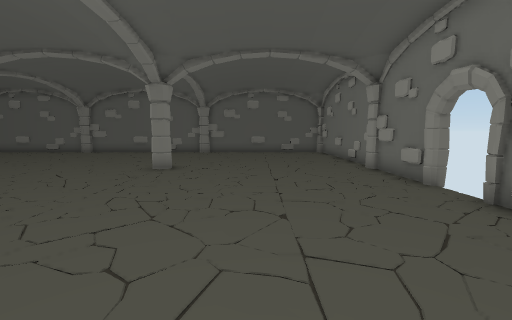
view 1 (above)

13 first-person views from a walk through a 3-D level made in the Unity game engine. The camera is 1.3 m above the floor, tilts 6° down and sees 90° across. Doors are open. The floor is counted in squares, 1 m on a side. Each view is taken from the middle of a square. On the plan, view 1 faces up. The plan holds only what a view shows up to about 13 squares ahead; the rest is blank. The player is left out.

view 2
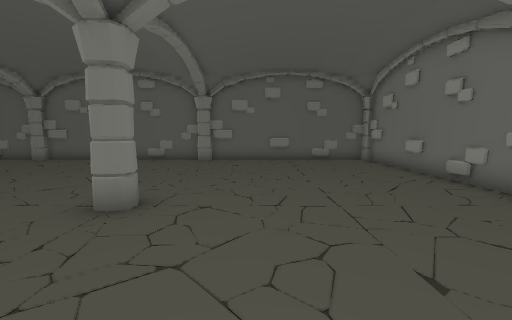

view 3
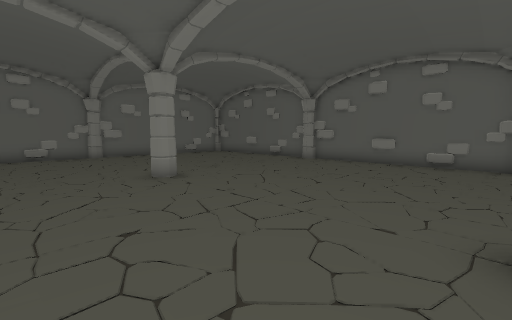

view 4
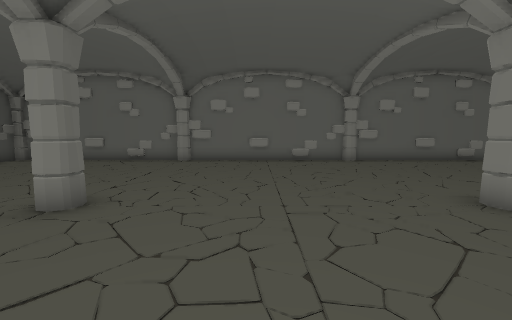

view 5
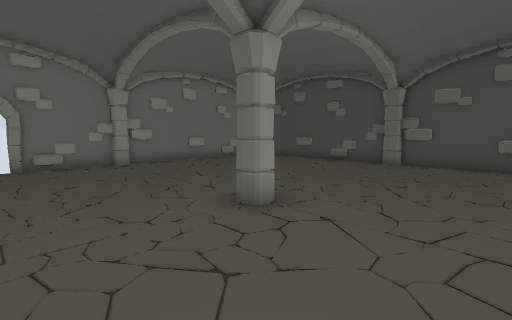

view 6
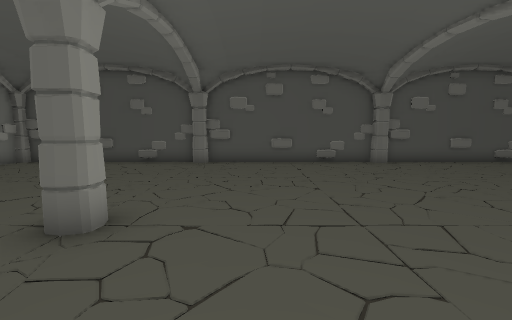

view 7
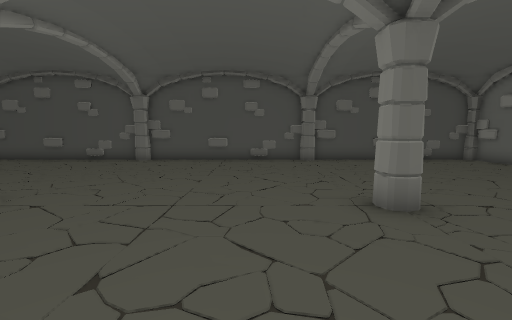

view 8
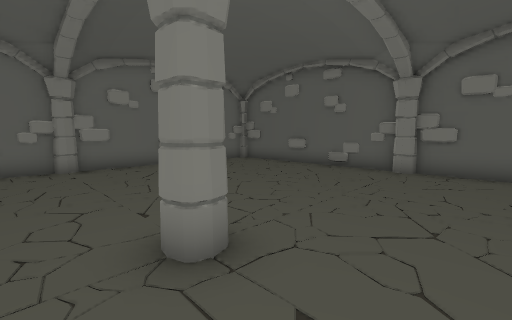

view 9
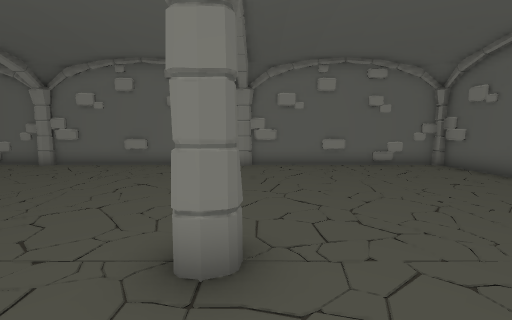

view 10
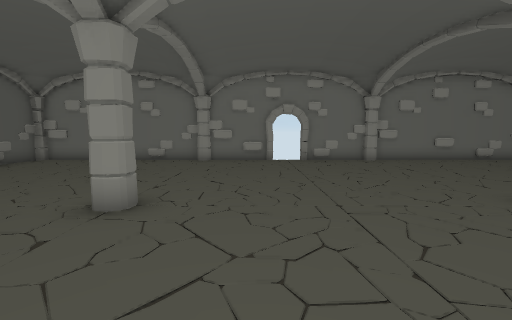

view 11
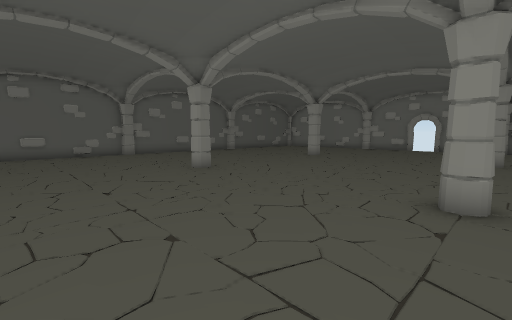

view 12
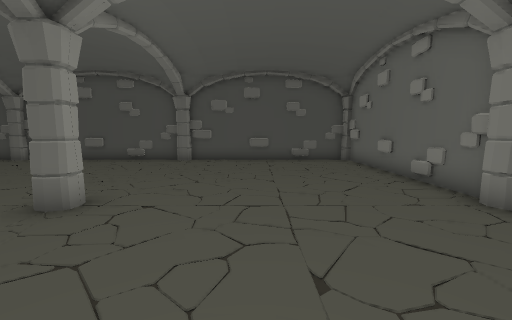

view 13
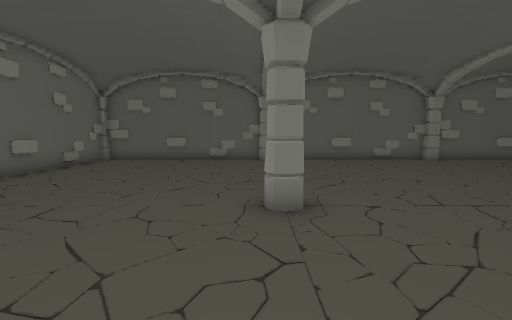

### Floor plan
Key: @ floor where view 1 was taken; # wall or solid block; . floor; D open door.
Columns run from 20 left of view 1 to 5 right of it. Each row starts with its distance up from view 1.
 18  ########################
 17  #..............##......##
 16  #.......................#
 15 ##.......................#
 14 #........................#
 13 #........................#
 12 #........................#
 11 #........................#
 10 ##DD....##......##.......#
  9  #DD....##......##.......#
  8  #.......................#
  7 ##......................##
  6 #.......................DD
  5 #.......................DD
  4 #........................#
  3 #.......................##
  2 #.......##......##......##
  1 #.......##......##......##
  0 #...................@....#
 -1 #........................#
 -2 #........................#
 -3 #........................#
 -4 #........................#
 -5 #........................#
 -6 #........................#
 -7 ##########################

Where each view was taken, in squares from view 1:
view 1: 0 up, 0 right, facing up
view 2: 5 up, 1 left, facing up
view 3: 6 up, 4 left, facing up-left
view 4: 5 up, 7 left, facing left
view 5: 5 up, 7 left, facing down-right
view 6: 5 up, 6 left, facing down
view 7: 6 up, 9 left, facing down
view 8: 8 up, 9 left, facing up-left
view 9: 10 up, 9 left, facing left
view 10: 7 up, 8 left, facing right
view 11: 1 up, 17 left, facing up-right
view 12: 6 up, 15 left, facing down
view 13: 5 up, 12 left, facing up
